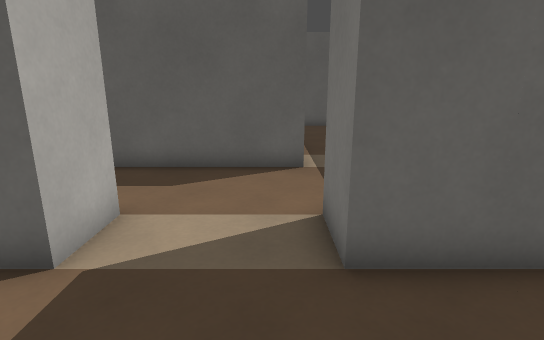
view 1 (above)

17 first-person views from a walk through a 3-D level made in the Godot game engine. The camera is 1.2 m above the floor, tilts 14° down and sees 80° across. The floor is counted in squares, 0.5 m on a side. Each view is taken from the middle of a square. On the plan, view 1 faces up. The plan holds only what a view shows up to about 20 squares ahead; the rest is blank.

view 2
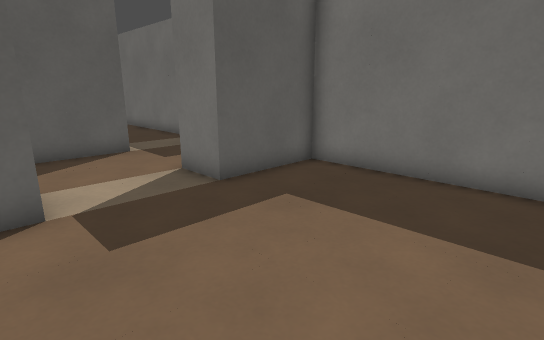

view 3
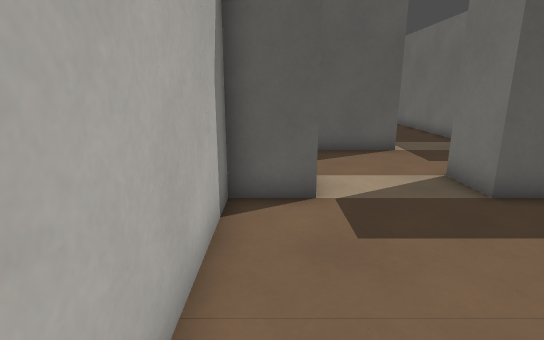

view 4
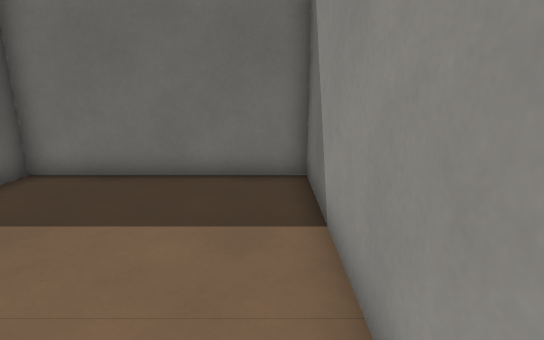

view 5
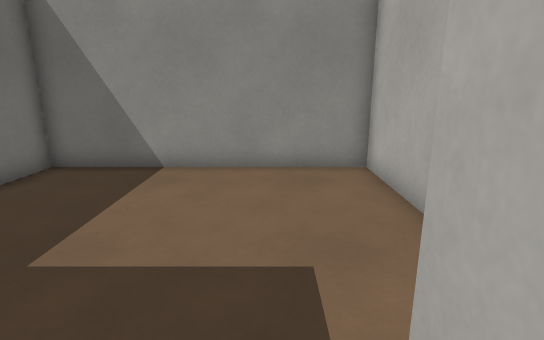

view 6
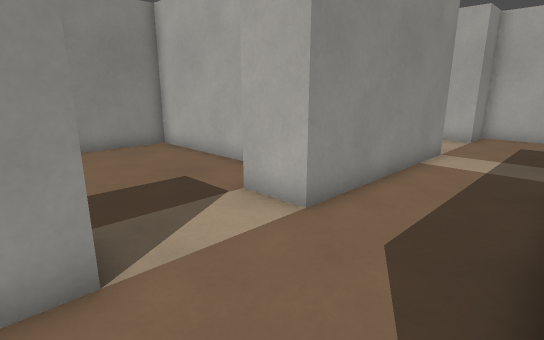

view 7
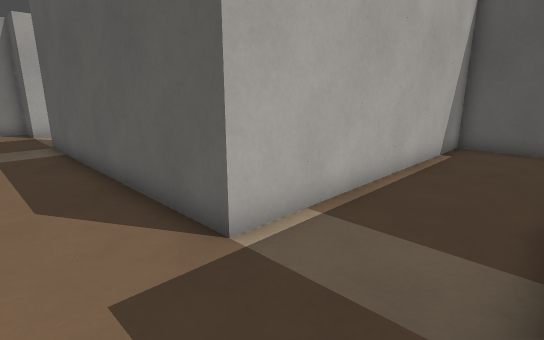

view 8
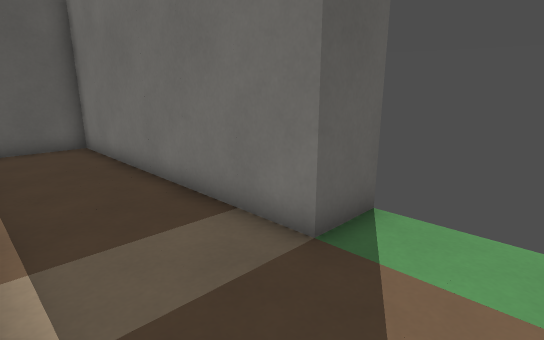

view 9
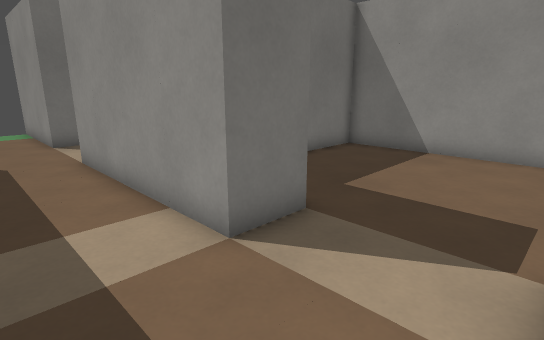

view 10
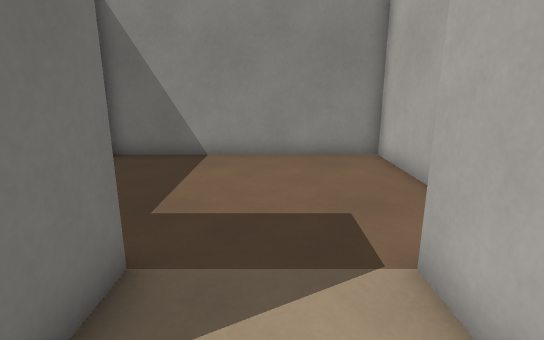

view 11
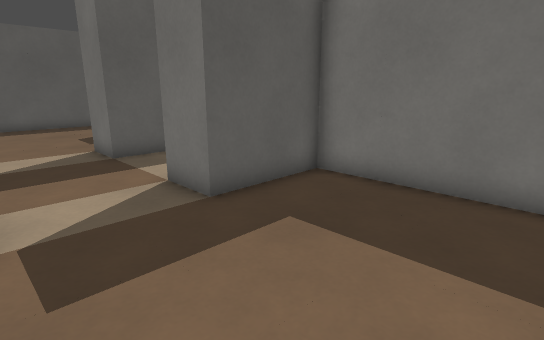

view 12
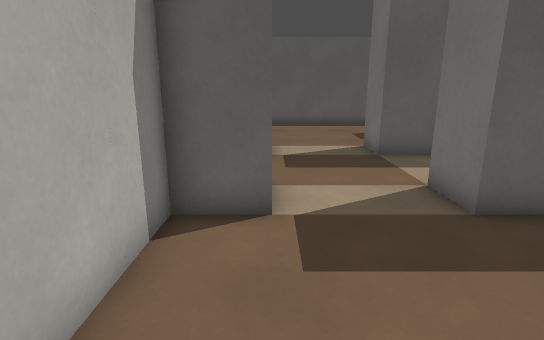

view 13
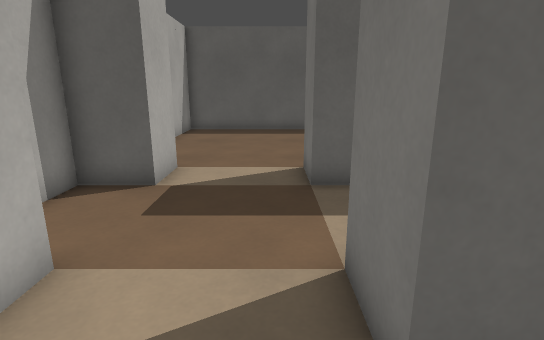

view 14
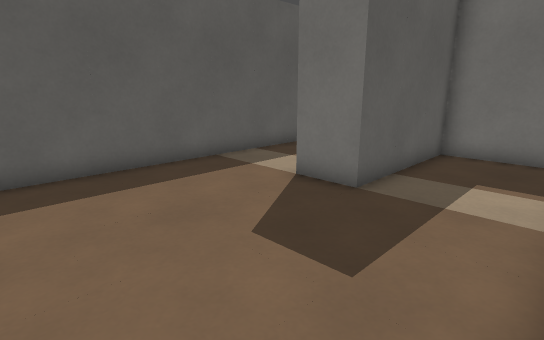

view 15
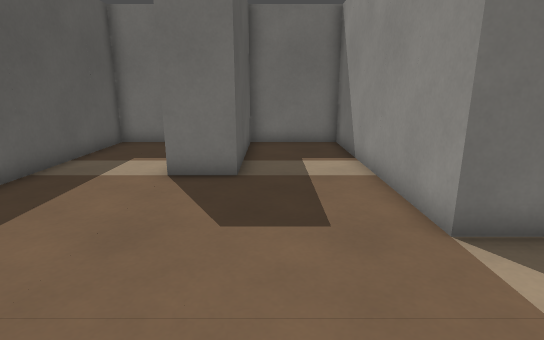

view 16
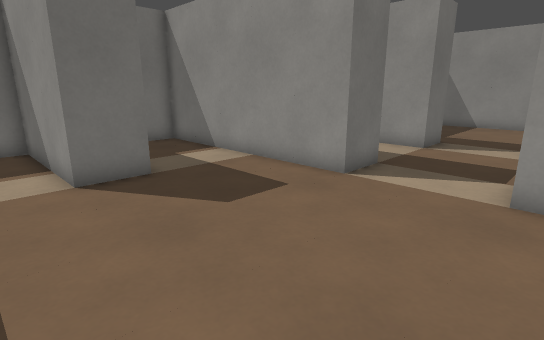

view 17
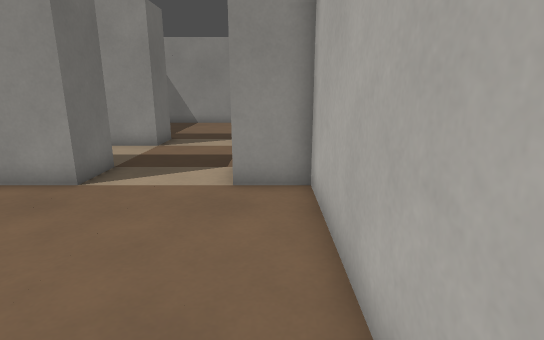

### Floor plan
Ten units are one square. View 1 is at (0, 0); x grows to the right and y downward. Boxes are objects, and circles mark ways between rooms. Rooms are numbered by the first view taken in them; rooms with no view inside come last. Other rooms are left out.
<svg viewBox="-175 -225 251 270">
<path fill="none" stroke="#000" d="M-30 -60 -30 -40 -50 -40 -50 40 50 40 50 -40 10 -40 10 -60M71 -100 50 -100 50 -220 10 -220 10 -100M10 -60 70 -60M-150 -120 -150 -100 -170 -100 -170 -60 -150 -60 -150 -40 -170 -40 -170 40 -70 40 -70 -40 -110 -40 -110 -60 -30 -60M10 -100 -110 -100 -110 -120M-110 -120 -10 -120 -10 -160 -70 -160 -70 -180 -10 -180 -10 -220 -170 -220 -170 -120 -150 -120"/>
<circle cx="-10" cy="-70" r="3" fill="#2a7"/>
<circle cx="10" cy="-80" r="3" fill="#2a7"/>
<circle cx="-130" cy="-120" r="3" fill="#2a7"/>
<text x="0" y="-10">1</text>
<text x="30" y="-130">2</text>
<text x="-100" y="-30">3</text>
<text x="-100" y="-170">4</text>
</svg>
Room 1 opens to room 3. Room 2 opens to room 3. Room 3 opens to room 4.

Where each view was taken, in squares from view 1:
view 1: 0 up, 0 right, facing up
view 2: 3 down, 4 left, facing up-right
view 3: 3 down, 4 left, facing up
view 4: 3 down, 4 left, facing right
view 5: 6 up, 2 left, facing down
view 6: 10 up, 2 right, facing down-left
view 7: 7 up, 5 right, facing up-left
view 8: 7 up, 1 right, facing up-right
view 9: 9 up, 15 left, facing down-right
view 10: 8 up, 13 left, facing down
view 11: 2 down, 15 left, facing up-right
view 12: 2 down, 15 left, facing up
view 13: 2 up, 12 left, facing up
view 14: 12 up, 14 left, facing up-right
view 15: 15 up, 16 left, facing right
view 16: 20 up, 16 left, facing down-right
view 17: 20 up, 16 left, facing down
